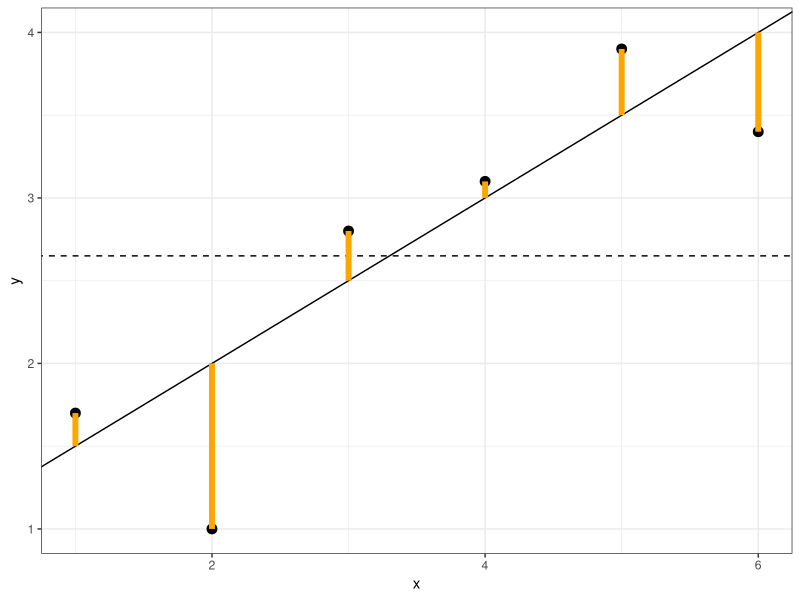
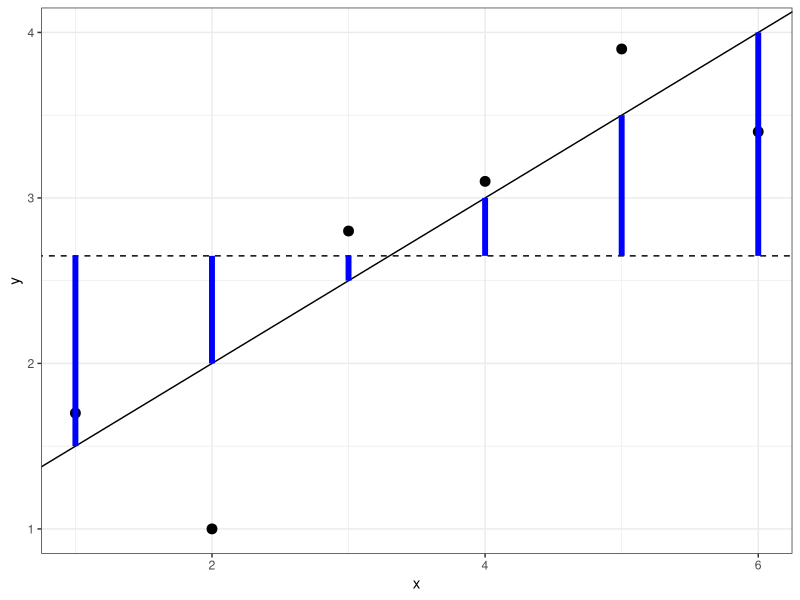

Write R code to recreate these figures, in order.
## ---- chunk 1
library(tidyverse)
library(palmerpenguins)
library(broom)
## ---- chunk 2
x <- 1:6
beta0 <- 1
beta1 <- 0.5
eps <- c(0.2, -1, 0.3, 0.1, 0.4, -0.6 )
muy <- beta0 + beta1* x
y <- muy  + eps
g_base <- ggplot() + theme_bw() + 
  geom_abline(aes(slope=beta1, intercept=beta0)) + 
  geom_abline(aes(slope=0, intercept=mean(y)), lty=2)+ 
  geom_point(aes(x=x, y=y), size=3)
## ---- chunk 3
g_base + geom_segment(aes(x=x, xend=x, y=y, yend=muy), col="orange", lwd=2)
## ---- chunk 4
g_base + geom_segment(aes(x=x, xend=x, y=mean(y), yend=muy), col="blue", lwd=2)
## ---- chunk 5
penguin_lm <- lm(body_mass_g~flipper_length_mm,
                 data=penguins) 
summary(penguin_lm)
## ---- chunk 6
SSres <- sum(residuals(penguin_lm)^2)
SSres
## ---- chunk 7
SSreg <- sum((fitted(penguin_lm) - mean(penguin_lm$model$body_mass_g))^2)
SSreg
## ---- chunk 8
f <- (SSreg/1)/(SSres/(nobs(penguin_lm)- 2))
f
## ---- chunk 9
pf(f, df1=1, df2=nobs(penguin_lm)- 2, lower=FALSE)
## ---- chunk 10
summary(penguin_lm)
